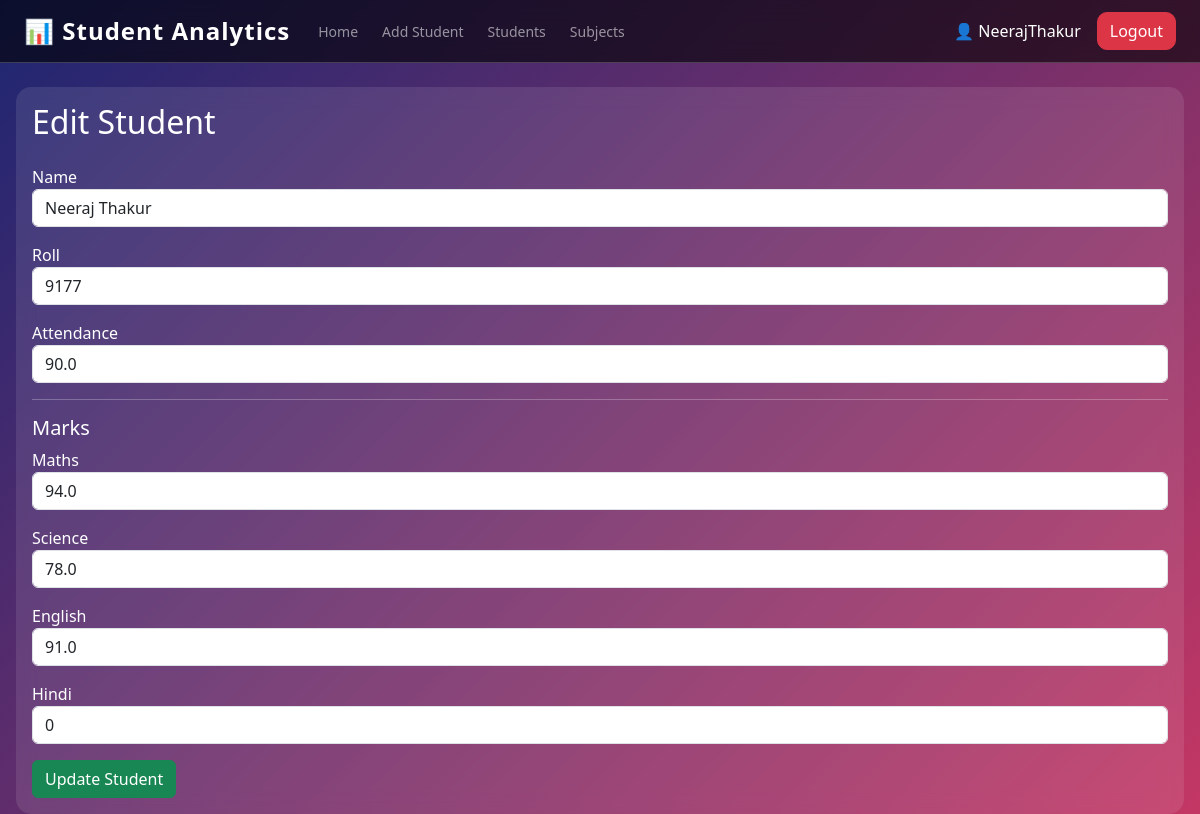
Screenshot of /edit/1 (signed in) with the database file from the repository.
### tables this page shows
CREATE TABLE students (
        id INTEGER PRIMARY KEY AUTOINCREMENT,
        name TEXT NOT NULL,
        roll INTEGER NOT NULL,
        attendance REAL NOT NULL,
        user_id INTEGER,
        FOREIGN KEY(user_id) REFERENCES users(id)
    );

CREATE TABLE subjects (
        id INTEGER PRIMARY KEY AUTOINCREMENT,
        subject_name TEXT UNIQUE NOT NULL
    );

CREATE TABLE marks (
        id INTEGER PRIMARY KEY AUTOINCREMENT,
        student_id INTEGER,
        subject_id INTEGER,
        marks REAL,
        FOREIGN KEY(student_id) REFERENCES students(id),
        FOREIGN KEY(subject_id) REFERENCES subjects(id)
    );

### app.py (the view)
@app.route("/edit/<int:id>")
def edit_student(id):
    if "user_id" not in session:
        return redirect("/login")
    conn = sqlite3.connect("students.db")
    cursor = conn.cursor()
    cursor.execute("SELECT * FROM students WHERE id = ? AND user_id = ?", (id, session["user_id"]))
    student = cursor.fetchone()
    cursor.execute("SELECT * FROM subjects")
    subjects = cursor.fetchall()
    cursor.execute("""
        SELECT subject_id, marks
        FROM marks
        WHERE student_id = ?
    """, (id,))
    marks_data = cursor.fetchall()
    marks_dict = {subject_id: marks for subject_id, marks in marks_data}
    conn.close()
    return render_template(
        "edit_student.html",
        student=student,
        subjects=subjects,
        marks_dict=marks_dict
    )

### templates/edit_student.html
{% extends "base.html" %}
{% block content %}
<h2 class="mb-4">Edit Student</h2>
<form method="POST" action="/update/{{ student[0] }}">
    <div class="mb-3">
        <label>Name</label>
        <input type="text" name="name" class="form-control"
               value="{{ student[1] }}" required>
    </div>
    <div class="mb-3">
        <label>Roll</label>
        <input type="number" name="roll" class="form-control"
               value="{{ student[2] }}" required>
    </div>
    <div class="mb-3">
        <label>Attendance</label>
        <input type="number" step="0.01" name="attendance"
               class="form-control"
               value="{{ student[3] }}" required>
    </div>
    <hr>
    <h5>Marks</h5>
    {% for subject in subjects %}
    <div class="mb-3">
        <label>{{ subject[1] }}</label>
        <input type="number" step="0.01"
               name="subject_{{ subject[0] }}"
               class="form-control"
               value="{{ marks_dict.get(subject[0], 0) }}"
               required>
    </div>
    {% endfor %}
    <button type="submit" class="btn btn-success">
        Update Student
    </button>
</form>
{% endblock %}

### templates/base.html (style rules this page uses)
body { background: linear-gradient(135deg,#1d2671,#c33764); color: white; min-height: 100vh; }

### rows the page displays
students: name "Neeraj Thakur", roll "9177", attendance "90.0"
subjects: subject_name "Maths"
marks: get "94.0"
subjects: subject_name "Science"
marks: get "78.0"
subjects: subject_name "English"
marks: get "91.0"
subjects: subject_name "Hindi", get "0"

### other values shown
{{ session.username }} "NeerajThakur"
